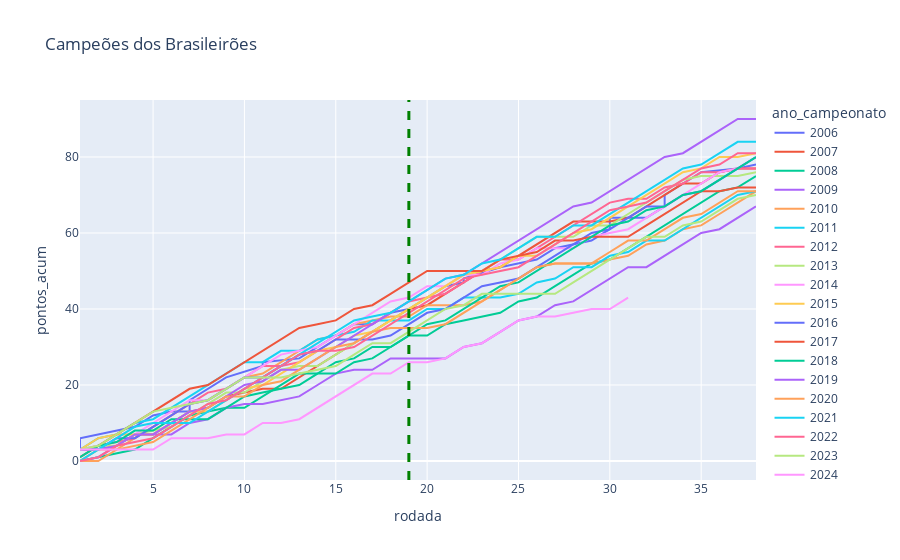

Notebook code for this chart:
### Code cell
#Comparativo entre os campeões desde 2006
plt.figure(figsize = (20,7))
df_plot = df_completo.loc[(df_completo.classificacao_final == 1) ]
fig = px.line(df_plot, x ='rodada', y = 'pontos_acum', color = 'ano_campeonato', title = f'Campeões dos Brasileirões', hover_name='time')
fig.add_vline(x=19, line_width=3, line_dash="dash", line_color="green")

### Figure 1 — Plotly figure (JSON) as saved in the notebook; plotly's stock layout.template omitted (floating-point values rounded to 4 significant figures)
{"data": [{"hovertemplate": "<b>%{hovertext}</b><br><br>ano_campeonato=2006<br>rodada=%{x}<br>pontos_acum=%{y}<extra></extra>", "hovertext": ["São Paulo", "São Paulo", "São Paulo", "São Paulo", "São Paulo", "São Paulo", "São Paulo", "São Paulo", "São Paulo", "São Paulo", "São Paulo", "São Paulo", "São Paulo", "São Paulo", "São Paulo", "São Paulo", "São Paulo", "São Paulo", "São Paulo", "São Paulo", "São Paulo", "São Paulo", "São Paulo", "São Paulo", "São Paulo", "São Paulo", "São Paulo", "São Paulo", "São Paulo", "São Paulo", "São Paulo", "São Paulo", "São Paulo", "São Paulo", "São Paulo", "São Paulo", "São Paulo", "São Paulo"], "legendgroup": "2006", "line": {"color": "#636efa", "dash": "solid"}, "marker": {"symbol": "circle"}, "mode": "lines", "name": "2006", "orientation": "v", "showlegend": true, "type": "scatter", "x": [1, 1, 4, 4, 5, 6, 7, 7, 8, 9, 11, 11, 13, 14, 15, 16, 17, 18, 19, 20, 21, 22, 22, 24, 25, 26, 27, 28, 29, 30, 30, 32, 33, 33, 34, 35, 37, 38], "xaxis": "x", "y": [3, 6, 9, 9, 12, 13, 13, 16, 19, 22, 25, 26, 27, 30, 33, 36, 36, 39, 40, 43, 46, 47, 48, 51, 52, 53, 56, 57, 58, 61, 64, 64, 67, 70, 73, 76, 77, 78], "yaxis": "y"}, {"hovertemplate": "<b>%{hovertext}</b><br><br>ano_campeonato=2007<br>rodada=%{x}<br>pontos_acum=%{y}<extra></extra>", "hovertext": ["São Paulo", "São Paulo", "São Paulo", "São Paulo", "São Paulo", "São Paulo", "São Paulo", "São Paulo", "São Paulo", "São Paulo", "São Paulo", "São Paulo", "São Paulo", "São Paulo", "São Paulo", "São Paulo", "São Paulo", "São Paulo", "São Paulo", "São Paulo", "São Paulo", "São Paulo", "São Paulo", "São Paulo", "São Paulo", "São Paulo", "São Paulo", "São Paulo", "São Paulo", "São Paulo", "São Paulo", "São Paulo", "São Paulo", "São Paulo", "São Paulo", "São Paulo", "São Paulo", "São Paulo"], "legendgroup": "2007", "line": {"color": "#EF553B", "dash": "solid"}, "marker": {"symbol": "circle"}, "mode": "lines", "name": "2007", "orientation": "v", "showlegend": true, "type": "scatter", "x": [1, 2, 3, 4, 5, 6, 7, 8, 9, 10, 11, 12, 13, 14, 15, 16, 17, 18, 19, 20, 21, 22, 23, 24, 25, 26, 27, 28, 29, 30, 31, 32, 33, 34, 35, 36, 37, 38], "xaxis": "x", "y": [3, 3, 4, 7, 7, 10, 13, 14, 17, 18, 19, 19, 22, 25, 28, 31, 34, 37, 40, 41, 44, 47, 50, 51, 54, 57, 60, 63, 63, 63, 64, 67, 70, 73, 73, 76, 77, 77], "yaxis": "y"}, {"hovertemplate": "<b>%{hovertext}</b><br><br>ano_campeonato=2008<br>rodada=%{x}<br>pontos_acum=%{y}<extra></extra>", "hovertext": ["São Paulo", "São Paulo", "São Paulo", "São Paulo", "São Paulo", "São Paulo", "São Paulo", "São Paulo", "São Paulo", "São Paulo", "São Paulo", "São Paulo", "São Paulo", "São Paulo", "São Paulo", "São Paulo", "São Paulo", "São Paulo", "São Paulo", "São Paulo", "São Paulo", "São Paulo", "São Paulo", "São Paulo", "São Paulo", "São Paulo", "São Paulo", "São Paulo", "São Paulo", "São Paulo", "São Paulo", "São Paulo", "São Paulo", "São Paulo", "São Paulo", "São Paulo", "São Paulo", "São Paulo"], "legendgroup": "2008", "line": {"color": "#00cc96", "dash": "solid"}, "marker": {"symbol": "circle"}, "mode": "lines", "name": "2008", "orientation": "v", "showlegend": true, "type": "scatter", "x": [1, 2, 3, 4, 5, 6, 7, 8, 9, 10, 11, 12, 13, 14, 15, 16, 17, 18, 19, 20, 21, 22, 23, 24, 25, 26, 27, 28, 29, 30, 31, 32, 33, 34, 35, 36, 37, 38], "xaxis": "x", "y": [0, 1, 2, 3, 6, 9, 12, 13, 14, 14, 17, 20, 23, 23, 26, 27, 30, 30, 33, 33, 36, 37, 38, 39, 42, 43, 46, 49, 52, 53, 56, 59, 62, 65, 68, 71, 72, 75], "yaxis": "y"}, {"hovertemplate": "<b>%{hovertext}</b><br><br>ano_campeonato=2009<br>rodada=%{x}<br>pontos_acum=%{y}<extra></extra>", "hovertext": ["Flamengo", "Flamengo", "Flamengo", "Flamengo", "Flamengo", "Flamengo", "Flamengo", "Flamengo", "Flamengo", "Flamengo", "Flamengo", "Flamengo", "Flamengo", "Flamengo", "Flamengo", "Flamengo", "Flamengo", "Flamengo", "Flamengo", "Flamengo", "Flamengo", "Flamengo", "Flamengo", "Flamengo", "Flamengo", "Flamengo", "Flamengo", "Flamengo", "Flamengo", "Flamengo", "Flamengo", "Flamengo", "Flamengo", "Flamengo", "Flamengo", "Flamengo", "Flamengo", "Flamengo"], "legendgroup": "2009", "line": {"color": "#ab63fa", "dash": "solid"}, "marker": {"symbol": "circle"}, "mode": "lines", "name": "2009", "orientation": "v", "showlegend": true, "type": "scatter", "x": [1, 2, 3, 4, 5, 6, 7, 8, 9, 10, 11, 12, 13, 14, 15, 16, 17, 18, 19, 20, 21, 22, 23, 24, 25, 26, 27, 28, 29, 30, 31, 32, 33, 34, 35, 36, 37, 38], "xaxis": "x", "y": [0, 1, 4, 7, 7, 7, 10, 11, 14, 15, 15, 16, 17, 20, 23, 24, 24, 27, 27, 27, 27, 30, 31, 34, 37, 38, 41, 42, 45, 48, 51, 51, 54, 57, 60, 61, 64, 67], "yaxis": "y"}, {"hovertemplate": "<b>%{hovertext}</b><br><br>ano_campeonato=2010<br>rodada=%{x}<br>pontos_acum=%{y}<extra></extra>", "hovertext": ["Fluminense", "Fluminense", "Fluminense", "Fluminense", "Fluminense", "Fluminense", "Fluminense", "Fluminense", "Fluminense", "Fluminense", "Fluminense", "Fluminense", "Fluminense", "Fluminense", "Fluminense", "Fluminense", "Fluminense", "Fluminense", "Fluminense", "Fluminense", "Fluminense", "Fluminense", "Fluminense", "Fluminense", "Fluminense", "Fluminense", "Fluminense", "Fluminense", "Fluminense", "Fluminense", "Fluminense", "Fluminense", "Fluminense", "Fluminense", "Fluminense", "Fluminense", "Fluminense", "Fluminense"], "legendgroup": "2010", "line": {"color": "#FFA15A", "dash": "solid"}, "marker": {"symbol": "circle"}, "mode": "lines", "name": "2010", "orientation": "v", "showlegend": true, "type": "scatter", "x": [1, 2, 3, 4, 5, 6, 7, 8, 9, 10, 11, 12, 13, 14, 15, 16, 17, 18, 19, 20, 21, 22, 23, 24, 25, 26, 27, 28, 29, 30, 31, 32, 33, 34, 35, 36, 37, 38], "xaxis": "x", "y": [0, 3, 3, 6, 9, 12, 15, 16, 19, 22, 23, 26, 29, 32, 33, 36, 37, 38, 38, 41, 41, 41, 42, 45, 48, 51, 52, 52, 52, 53, 54, 57, 58, 61, 62, 65, 68, 71], "yaxis": "y"}, {"hovertemplate": "<b>%{hovertext}</b><br><br>ano_campeonato=2011<br>rodada=%{x}<br>pontos_acum=%{y}<extra></extra>", "hovertext": ["Corinthians", "Corinthians", "Corinthians", "Corinthians", "Corinthians", "Corinthians", "Corinthians", "Corinthians", "Corinthians", "Corinthians", "Corinthians", "Corinthians", "Corinthians", "Corinthians", "Corinthians", "Corinthians", "Corinthians", "Corinthians", "Corinthians", "Corinthians", "Corinthians", "Corinthians", "Corinthians", "Corinthians", "Corinthians", "Corinthians", "Corinthians", "Corinthians", "Corinthians", "Corinthians", "Corinthians", "Corinthians", "Corinthians", "Corinthians", "Corinthians", "Corinthians", "Corinthians", "Corinthians"], "legendgroup": "2011", "line": {"color": "#19d3f3", "dash": "solid"}, "marker": {"symbol": "circle"}, "mode": "lines", "name": "2011", "orientation": "v", "showlegend": true, "type": "scatter", "x": [1, 2, 3, 4, 5, 6, 7, 8, 9, 10, 11, 12, 13, 14, 15, 16, 17, 18, 19, 20, 21, 22, 23, 24, 25, 26, 27, 28, 29, 30, 31, 32, 33, 34, 35, 36, 37, 38], "xaxis": "x", "y": [3, 6, 7, 10, 11, 14, 17, 20, 23, 26, 26, 29, 29, 32, 33, 34, 37, 37, 37, 40, 40, 43, 43, 43, 44, 47, 48, 51, 51, 54, 55, 58, 58, 61, 64, 67, 70, 71], "yaxis": "y"}, {"hovertemplate": "<b>%{hovertext}</b><br><br>ano_campeonato=2012<br>rodada=%{x}<br>pontos_acum=%{y}<extra></extra>", "hovertext": ["Fluminense", "Fluminense", "Fluminense", "Fluminense", "Fluminense", "Fluminense", "Fluminense", "Fluminense", "Fluminense", "Fluminense", "Fluminense", "Fluminense", "Fluminense", "Fluminense", "Fluminense", "Fluminense", "Fluminense", "Fluminense", "Fluminense", "Fluminense", "Fluminense", "Fluminense", "Fluminense", "Fluminense", "Fluminense", "Fluminense", "Fluminense", "Fluminense", "Fluminense", "Fluminense", "Fluminense", "Fluminense", "Fluminense", "Fluminense", "Fluminense", "Fluminense", "Fluminense", "Fluminense"], "legendgroup": "2012", "line": {"color": "#FF6692", "dash": "solid"}, "marker": {"symbol": "circle"}, "mode": "lines", "name": "2012", "orientation": "v", "showlegend": true, "type": "scatter", "x": [1, 2, 3, 4, 5, 6, 7, 8, 9, 10, 11, 12, 13, 14, 15, 16, 17, 18, 19, 20, 21, 22, 23, 24, 25, 26, 27, 28, 29, 30, 31, 32, 33, 34, 35, 36, 37, 38], "xaxis": "x", "y": [3, 4, 5, 6, 9, 12, 15, 18, 19, 22, 25, 25, 26, 29, 32, 35, 36, 39, 42, 43, 44, 47, 50, 53, 53, 56, 59, 62, 65, 68, 69, 69, 72, 73, 76, 76, 77, 77], "yaxis": "y"}, {"hovertemplate": "<b>%{hovertext}</b><br><br>ano_campeonato=2013<br>rodada=%{x}<br>pontos_acum=%{y}<extra></extra>", "hovertext": ["Cruzeiro", "Cruzeiro", "Cruzeiro", "Cruzeiro", "Cruzeiro", "Cruzeiro", "Cruzeiro", "Cruzeiro", "Cruzeiro", "Cruzeiro", "Cruzeiro", "Cruzeiro", "Cruzeiro", "Cruzeiro", "Cruzeiro", "Cruzeiro", "Cruzeiro", "Cruzeiro", "Cruzeiro", "Cruzeiro", "Cruzeiro", "Cruzeiro", "Cruzeiro", "Cruzeiro", "Cruzeiro", "Cruzeiro", "Cruzeiro", "Cruzeiro", "Cruzeiro", "Cruzeiro", "Cruzeiro", "Cruzeiro", "Cruzeiro", "Cruzeiro", "Cruzeiro", "Cruzeiro", "Cruzeiro", "Cruzeiro"], "legendgroup": "2013", "line": {"color": "#B6E880", "dash": "solid"}, "marker": {"symbol": "circle"}, "mode": "lines", "name": "2013", "orientation": "v", "showlegend": true, "type": "scatter", "x": [1, 2, 3, 4, 5, 6, 7, 8, 9, 10, 11, 12, 13, 14, 15, 16, 17, 18, 19, 20, 21, 22, 23, 24, 25, 26, 27, 28, 29, 30, 31, 32, 33, 34, 35, 36, 37, 38], "xaxis": "x", "y": [3, 4, 4, 7, 8, 9, 12, 15, 18, 18, 21, 24, 25, 25, 28, 31, 34, 37, 40, 43, 46, 49, 50, 53, 56, 59, 59, 59, 62, 62, 65, 68, 71, 74, 75, 75, 75, 76], "yaxis": "y"}, {"hovertemplate": "<b>%{hovertext}</b><br><br>ano_campeonato=2014<br>rodada=%{x}<br>pontos_acum=%{y}<extra></extra>", "hovertext": ["Cruzeiro", "Cruzeiro", "Cruzeiro", "Cruzeiro", "Cruzeiro", "Cruzeiro", "Cruzeiro", "Cruzeiro", "Cruzeiro", "Cruzeiro", "Cruzeiro", "Cruzeiro", "Cruzeiro", "Cruzeiro", "Cruzeiro", "Cruzeiro", "Cruzeiro", "Cruzeiro", "Cruzeiro", "Cruzeiro", "Cruzeiro", "Cruzeiro", "Cruzeiro", "Cruzeiro", "Cruzeiro", "Cruzeiro", "Cruzeiro", "Cruzeiro", "Cruzeiro", "Cruzeiro", "Cruzeiro", "Cruzeiro", "Cruzeiro", "Cruzeiro", "Cruzeiro", "Cruzeiro", "Cruzeiro", "Cruzeiro"], "legendgroup": "2014", "line": {"color": "#FF97FF", "dash": "solid"}, "marker": {"symbol": "circle"}, "mode": "lines", "name": "2014", "orientation": "v", "showlegend": true, "type": "scatter", "x": [1, 2, 3, 4, 5, 6, 7, 8, 9, 10, 11, 12, 13, 14, 15, 16, 17, 18, 19, 20, 21, 22, 23, 24, 25, 26, 27, 28, 29, 30, 31, 32, 33, 34, 35, 36, 37, 38], "xaxis": "x", "y": [3, 4, 7, 7, 10, 13, 16, 16, 19, 22, 25, 28, 29, 30, 33, 36, 39, 42, 43, 46, 46, 49, 49, 52, 53, 56, 56, 56, 59, 60, 61, 64, 67, 70, 73, 76, 77, 80], "yaxis": "y"}, {"hovertemplate": "<b>%{hovertext}</b><br><br>ano_campeonato=2015<br>rodada=%{x}<br>pontos_acum=%{y}<extra></extra>", "hovertext": ["Corinthians", "Corinthians", "Corinthians", "Corinthians", "Corinthians", "Corinthians", "Corinthians", "Corinthians", "Corinthians", "Corinthians", "Corinthians", "Corinthians", "Corinthians", "Corinthians", "Corinthians", "Corinthians", "Corinthians", "Corinthians", "Corinthians", "Corinthians", "Corinthians", "Corinthians", "Corinthians", "Corinthians", "Corinthians", "Corinthians", "Corinthians", "Corinthians", "Corinthians", "Corinthians", "Corinthians", "Corinthians", "Corinthians", "Corinthians", "Corinthians", "Corinthians", "Corinthians", "Corinthians"], "legendgroup": "2015", "line": {"color": "#FECB52", "dash": "solid"}, "marker": {"symbol": "circle"}, "mode": "lines", "name": "2015", "orientation": "v", "showlegend": true, "type": "scatter", "x": [1, 2, 3, 4, 5, 6, 7, 8, 9, 10, 11, 12, 13, 14, 15, 16, 17, 18, 19, 20, 21, 22, 23, 24, 25, 26, 27, 28, 29, 30, 31, 32, 33, 34, 35, 36, 37, 38], "xaxis": "x", "y": [3, 6, 7, 7, 7, 10, 13, 13, 16, 19, 20, 23, 26, 29, 30, 33, 34, 37, 40, 43, 46, 49, 50, 51, 54, 54, 57, 60, 61, 64, 67, 70, 73, 76, 77, 80, 80, 81], "yaxis": "y"}, {"hovertemplate": "<b>%{hovertext}</b><br><br>ano_campeonato=2016<br>rodada=%{x}<br>pontos_acum=%{y}<extra></extra>", "hovertext": ["Palmeiras", "Palmeiras", "Palmeiras", "Palmeiras", "Palmeiras", "Palmeiras", "Palmeiras", "Palmeiras", "Palmeiras", "Palmeiras", "Palmeiras", "Palmeiras", "Palmeiras", "Palmeiras", "Palmeiras", "Palmeiras", "Palmeiras", "Palmeiras", "Palmeiras", "Palmeiras", "Palmeiras", "Palmeiras", "Palmeiras", "Palmeiras", "Palmeiras", "Palmeiras", "Palmeiras", "Palmeiras", "Palmeiras", "Palmeiras", "Palmeiras", "Palmeiras", "Palmeiras", "Palmeiras", "Palmeiras", "Palmeiras", "Palmeiras", "Palmeiras"], "legendgroup": "2016", "line": {"color": "#636efa", "dash": "solid"}, "marker": {"symbol": "circle"}, "mode": "lines", "name": "2016", "orientation": "v", "showlegend": true, "type": "scatter", "x": [1, 2, 3, 4, 5, 6, 7, 8, 9, 10, 11, 12, 13, 14, 15, 16, 17, 18, 19, 20, 21, 22, 23, 24, 25, 26, 27, 28, 29, 30, 31, 32, 33, 34, 35, 36, 37, 38], "xaxis": "x", "y": [3, 3, 6, 6, 9, 12, 15, 16, 19, 22, 22, 25, 28, 29, 32, 32, 32, 33, 36, 39, 40, 43, 46, 47, 48, 51, 54, 57, 60, 61, 64, 67, 67, 70, 71, 74, 77, 80], "yaxis": "y"}, {"hovertemplate": "<b>%{hovertext}</b><br><br>ano_campeonato=2017<br>rodada=%{x}<br>pontos_acum=%{y}<extra></extra>", "hovertext": ["Corinthians", "Corinthians", "Corinthians", "Corinthians", "Corinthians", "Corinthians", "Corinthians", "Corinthians", "Corinthians", "Corinthians", "Corinthians", "Corinthians", "Corinthians", "Corinthians", "Corinthians", "Corinthians", "Corinthians", "Corinthians", "Corinthians", "Corinthians", "Corinthians", "Corinthians", "Corinthians", "Corinthians", "Corinthians", "Corinthians", "Corinthians", "Corinthians", "Corinthians", "Corinthians", "Corinthians", "Corinthians", "Corinthians", "Corinthians", "Corinthians", "Corinthians", "Corinthians", "Corinthians"], "legendgroup": "2017", "line": {"color": "#EF553B", "dash": "solid"}, "marker": {"symbol": "circle"}, "mode": "lines", "name": "2017", "orientation": "v", "showlegend": true, "type": "scatter", "x": [1, 2, 3, 4, 5, 6, 7, 8, 9, 10, 11, 12, 13, 14, 15, 16, 17, 18, 19, 20, 21, 22, 23, 24, 25, 26, 27, 28, 29, 30, 31, 32, 33, 34, 35, 36, 37, 38], "xaxis": "x", "y": [1, 4, 7, 10, 13, 16, 19, 20, 23, 26, 29, 32, 35, 36, 37, 40, 41, 44, 47, 50, 50, 50, 50, 53, 54, 55, 58, 58, 59, 59, 59, 62, 65, 68, 71, 71, 72, 72], "yaxis": "y"}, {"hovertemplate": "<b>%{hovertext}</b><br><br>ano_campeonato=2018<br>rodada=%{x}<br>pontos_acum=%{y}<extra></extra>", "hovertext": ["Palmeiras", "Palmeiras", "Palmeiras", "Palmeiras", "Palmeiras", "Palmeiras", "Palmeiras", "Palmeiras", "Palmeiras", "Palmeiras", "Palmeiras", "Palmeiras", "Palmeiras", "Palmeiras", "Palmeiras", "Palmeiras", "Palmeiras", "Palmeiras", "Palmeiras", "Palmeiras", "Palmeiras", "Palmeiras", "Palmeiras", "Palmeiras", "Palmeiras", "Palmeiras", "Palmeiras", "Palmeiras", "Palmeiras", "Palmeiras", "Palmeiras", "Palmeiras", "Palmeiras", "Palmeiras", "Palmeiras", "Palmeiras", "Palmeiras", "Palmeiras"], "legendgroup": "2018", "line": {"color": "#00cc96", "dash": "solid"}, "marker": {"symbol": "circle"}, "mode": "lines", "name": "2018", "orientation": "v", "showlegend": true, "type": "scatter", "x": [1, 2, 3, 4, 5, 6, 7, 8, 9, 10, 11, 12, 13, 14, 15, 16, 17, 18, 19, 20, 21, 22, 23, 24, 25, 26, 27, 28, 29, 30, 31, 32, 33, 34, 35, 36, 37, 38], "xaxis": "x", "y": [1, 4, 5, 8, 8, 11, 11, 11, 14, 17, 18, 19, 20, 23, 23, 26, 27, 30, 33, 36, 37, 40, 43, 46, 47, 50, 53, 56, 59, 62, 63, 66, 67, 70, 71, 74, 77, 80], "yaxis": "y"}, {"hovertemplate": "<b>%{hovertext}</b><br><br>ano_campeonato=2019<br>rodada=%{x}<br>pontos_acum=%{y}<extra></extra>", "hovertext": ["Flamengo", "Flamengo", "Flamengo", "Flamengo", "Flamengo", "Flamengo", "Flamengo", "Flamengo", "Flamengo", "Flamengo", "Flamengo", "Flamengo", "Flamengo", "Flamengo", "Flamengo", "Flamengo", "Flamengo", "Flamengo", "Flamengo", "Flamengo", "Flamengo", "Flamengo", "Flamengo", "Flamengo", "Flamengo", "Flamengo", "Flamengo", "Flamengo", "Flamengo", "Flamengo", "Flamengo", "Flamengo", "Flamengo", "Flamengo", "Flamengo", "Flamengo", "Flamengo", "Flamengo"], "legendgroup": "2019", "line": {"color": "#ab63fa", "dash": "solid"}, "marker": {"symbol": "circle"}, "mode": "lines", "name": "2019", "orientation": "v", "showlegend": true, "type": "scatter", "x": [1, 2, 3, 4, 5, 6, 7, 8, 9, 10, 11, 12, 13, 14, 15, 16, 17, 18, 19, 20, 21, 22, 23, 24, 25, 26, 27, 28, 29, 30, 31, 32, 33, 34, 35, 36, 37, 38], "xaxis": "x", "y": [3, 3, 4, 7, 7, 10, 13, 14, 17, 20, 21, 24, 24, 27, 30, 33, 36, 39, 42, 45, 48, 49, 52, 55, 58, 61, 64, 67, 68, 71, 74, 77, 80, 81, 84, 87, 90, 90], "yaxis": "y"}, {"hovertemplate": "<b>%{hovertext}</b><br><br>ano_campeonato=2020<br>rodada=%{x}<br>pontos_acum=%{y}<extra></extra>", "hovertext": ["Flamengo", "Flamengo", "Flamengo", "Flamengo", "Flamengo", "Flamengo", "Flamengo", "Flamengo", "Flamengo", "Flamengo", "Flamengo", "Flamengo", "Flamengo", "Flamengo", "Flamengo", "Flamengo", "Flamengo", "Flamengo", "Flamengo", "Flamengo", "Flamengo", "Flamengo", "Flamengo", "Flamengo", "Flamengo", "Flamengo", "Flamengo", "Flamengo", "Flamengo", "Flamengo", "Flamengo", "Flamengo", "Flamengo", "Flamengo", "Flamengo", "Flamengo", "Flamengo", "Flamengo"], "legendgroup": "2020", "line": {"color": "#FFA15A", "dash": "solid"}, "marker": {"symbol": "circle"}, "mode": "lines", "name": "2020", "orientation": "v", "showlegend": true, "type": "scatter", "x": [1, 2, 3, 4, 5, 6, 7, 8, 9, 10, 11, 12, 13, 14, 15, 16, 17, 18, 19, 20, 21, 22, 23, 24, 25, 26, 27, 28, 29, 30, 31, 32, 33, 34, 35, 36, 37, 38], "xaxis": "x", "y": [0, 0, 3, 4, 5, 8, 11, 14, 17, 17, 20, 21, 24, 27, 30, 31, 34, 35, 35, 35, 36, 39, 42, 45, 48, 51, 52, 52, 52, 55, 58, 58, 61, 64, 65, 68, 71, 71], "yaxis": "y"}, {"hovertemplate": "<b>%{hovertext}</b><br><br>ano_campeonato=2021<br>rodada=%{x}<br>pontos_acum=%{y}<extra></extra>", "hovertext": ["Atlético-MG", "Atlético-MG", "Atlético-MG", "Atlético-MG", "Atlético-MG", "Atlético-MG", "Atlético-MG", "Atlético-MG", "Atlético-MG", "Atlético-MG", "Atlético-MG", "Atlético-MG", "Atlético-MG", "Atlético-MG", "Atlético-MG", "Atlético-MG", "Atlético-MG", "Atlético-MG", "Atlético-MG", "Atlético-MG", "Atlético-MG", "Atlético-MG", "Atlético-MG", "Atlético-MG", "Atlético-MG", "Atlético-MG", "Atlético-MG", "Atlético-MG", "Atlético-MG", "Atlético-MG", "Atlético-MG", "Atlético-MG", "Atlético-MG", "Atlético-MG", "Atlético-MG", "Atlético-MG", "Atlético-MG", "Atlético-MG"], "legendgroup": "2021", "line": {"color": "#19d3f3", "dash": "solid"}, "marker": {"symbol": "circle"}, "mode": "lines", "name": "2021", "orientation": "v", "showlegend": true, "type": "scatter", "x": [1, 2, 3, 4, 5, 6, 7, 8, 9, 10, 11, 12, 13, 14, 15, 16, 17, 18, 19, 20, 21, 22, 23, 24, 25, 26, 27, 28, 29, 30, 31, 32, 33, 34, 35, 36, 37, 38], "xaxis": "x", "y": [0, 3, 6, 9, 10, 10, 10, 13, 16, 19, 22, 25, 28, 31, 34, 37, 38, 39, 42, 45, 48, 49, 52, 53, 56, 59, 59, 62, 62, 65, 68, 71, 74, 77, 78, 81, 84, 84], "yaxis": "y"}, {"hovertemplate": "<b>%{hovertext}</b><br><br>ano_campeonato=2022<br>rodada=%{x}<br>pontos_acum=%{y}<extra></extra>", "hovertext": ["Palmeiras", "Palmeiras", "Palmeiras", "Palmeiras", "Palmeiras", "Palmeiras", "Palmeiras", "Palmeiras", "Palmeiras", "Palmeiras", "Palmeiras", "Palmeiras", "Palmeiras", "Palmeiras", "Palmeiras", "Palmeiras", "Palmeiras", "Palmeiras", "Palmeiras", "Palmeiras", "Palmeiras", "Palmeiras", "Palmeiras", "Palmeiras", "Palmeiras", "Palmeiras", "Palmeiras", "Palmeiras", "Palmeiras", "Palmeiras", "Palmeiras", "Palmeiras", "Palmeiras", "Palmeiras", "Palmeiras", "Palmeiras", "Palmeiras", "Palmeiras"], "legendgroup": "2022", "line": {"color": "#FF6692", "dash": "solid"}, "marker": {"symbol": "circle"}, "mode": "lines", "name": "2022", "orientation": "v", "showlegend": true, "type": "scatter", "x": [1, 2, 3, 4, 5, 6, 7, 8, 9, 10, 11, 12, 13, 14, 15, 16, 17, 18, 19, 20, 21, 22, 23, 24, 25, 26, 27, 28, 29, 30, 31, 32, 33, 34, 35, 36, 37, 38], "xaxis": "x", "y": [0, 1, 4, 5, 6, 9, 12, 15, 16, 19, 22, 25, 28, 29, 29, 30, 33, 36, 39, 42, 45, 48, 49, 50, 51, 54, 57, 60, 63, 66, 67, 68, 71, 74, 77, 78, 81, 81], "yaxis": "y"}, {"hovertemplate": "<b>%{hovertext}</b><br><br>ano_campeonato=2023<br>rodada=%{x}<br>pontos_acum=%{y}<extra></extra>", "hovertext": ["Palmeiras", "Palmeiras", "Palmeiras", "Palmeiras", "Palmeiras", "Palmeiras", "Palmeiras", "Palmeiras", "Palmeiras", "Palmeiras", "Palmeiras", "Palmeiras", "Palmeiras", "Palmeiras", "Palmeiras", "Palmeiras", "Palmeiras", "Palmeiras", "Palmeiras", "Palmeiras", "Palmeiras", "Palmeiras", "Palmeiras", "Palmeiras", "Palmeiras", "Palmeiras", "Palmeiras", "Palmeiras", "Palmeiras", "Palmeiras", "Palmeiras", "Palmeiras", "Palmeiras", "Palmeiras", "Palmeiras", "Palmeiras", "Palmeiras", "Palmeiras"], "legendgroup": "2023", "line": {"color": "#B6E880", "dash": "solid"}, "marker": {"symbol": "circle"}, "mode": "lines", "name": "2023", "orientation": "v", "showlegend": true, "type": "scatter", "x": [1, 2, 3, 4, 5, 6, 7, 8, 9, 10, 11, 12, 13, 14, 15, 16, 17, 18, 19, 20, 21, 22, 23, 24, 25, 26, 27, 28, 29, 30, 31, 32, 33, 34, 35, 36, 37, 38], "xaxis": "x", "y": [3, 4, 7, 10, 13, 14, 15, 16, 19, 22, 22, 22, 23, 24, 25, 28, 31, 31, 34, 37, 40, 41, 44, 44, 44, 44, 44, 47, 50, 53, 56, 59, 59, 62, 63, 66, 69, 70], "yaxis": "y"}, {"hovertemplate": "<b>%{hovertext}</b><br><br>ano_campeonato=2024<br>rodada=%{x}<br>pontos_acum=%{y}<extra></extra>", "hovertext": ["Vasco da Gama", "Vasco da Gama", "Vasco da Gama", "Vasco da Gama", "Vasco da Gama", "Vasco da Gama", "Vasco da Gama", "Vasco da Gama", "Vasco da Gama", "Vasco da Gama", "Vasco da Gama", "Vasco da Gama", "Vasco da Gama", "Vasco da Gama", "Vasco da Gama", "Vasco da Gama", "Vasco da Gama", "Vasco da Gama", "Vasco da Gama", "Vasco da Gama", "Vasco da Gama", "Vasco da Gama", "Vasco da Gama", "Vasco da Gama", "Vasco da Gama", "Vasco da Gama", "Vasco da Gama", "Vasco da Gama", "Vasco da Gama", "Vasco da Gama", "Vasco da Gama", "Vasco da Gama", "Vasco da Gama", "Vasco da Gama", "Vasco da Gama", "Vasco da Gama", "Vasco da Gama", "Vasco da Gama"], "legendgroup": "2024", "line": {"color": "#FF97FF", "dash": "solid"}, "marker": {"symbol": "circle"}, "mode": "lines", "name": "2024", "orientation": "v", "showlegend": true, "type": "scatter", "x": [1, 2, 3, 4, 5, 6, 7, 8, 9, 10, 11, 12, 13, 14, 15, 16, 17, 18, 19, 20, 21, 22, 23, 24, 25, 26, 27, 28, 29, 30, 31, 32, 33, 34, 35, 36, 37, 38], "xaxis": "x", "y": [3, 3, 3, 3, 3, 6, 6, 6, 7, 7, 10, 10, 11, 14, 17, 20, 23, 23, 26, 26, 27, 30, 31, 34, 37, 38, 38, 39, 40, 40, 43, null, null, null, null, null, null, null], "yaxis": "y"}], "layout": {"legend": {"title": {"text": "ano_campeonato"}, "tracegroupgap": 0}, "shapes": [{"line": {"color": "green", "dash": "dash", "width": 3}, "type": "line", "x0": 19, "x1": 19, "xref": "x", "y0": 0, "y1": 1, "yref": "y domain"}], "title": {"text": "Campeões dos Brasileirões"}, "xaxis": {"anchor": "y", "domain": [0, 1], "title": {"text": "rodada"}}, "yaxis": {"anchor": "x", "domain": [0, 1], "title": {"text": "pontos_acum"}}}}
